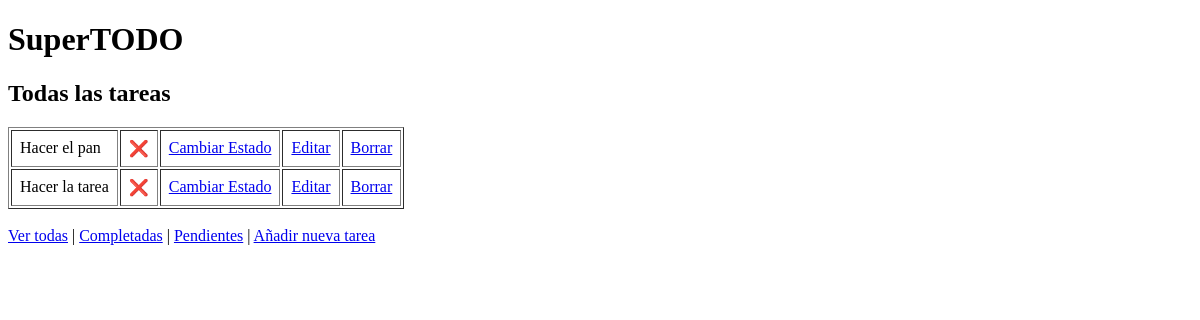
/tasks/, run on an earlier commit of the app's database.
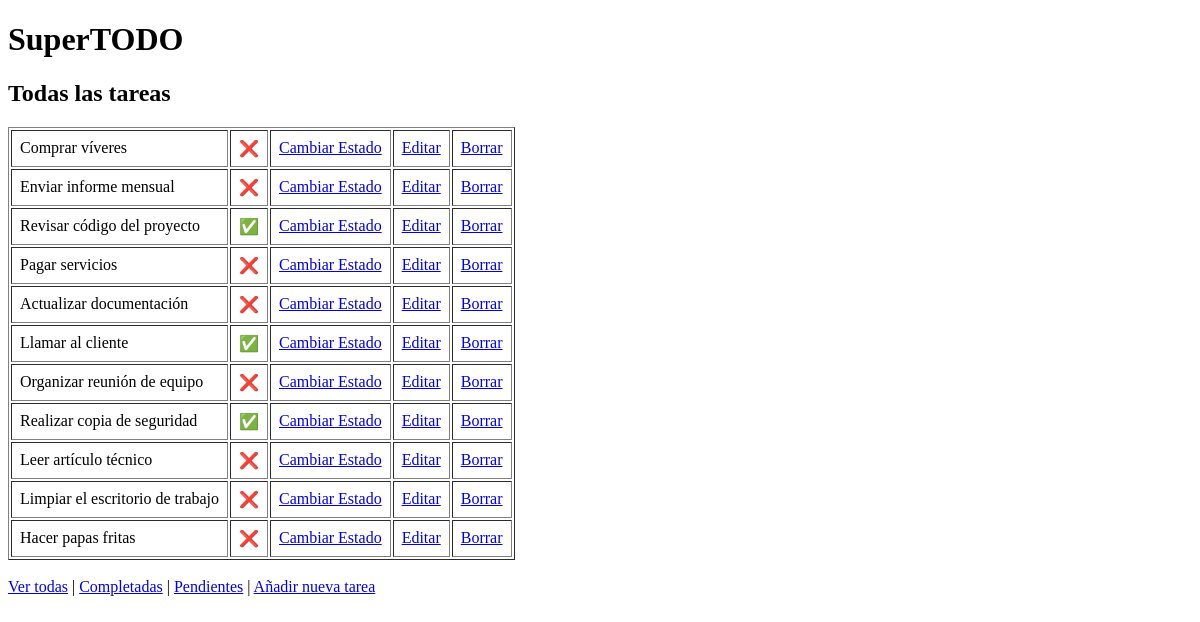
And on a later commit of the database.
### tasks/models.py (models this page shows, shortened)
class Task(models.Model):
    name = models.CharField(max_length=100)
    description = models.TextField(blank=True)
    slug = models.SlugField(unique=True)
    completed = models.BooleanField(default=False)
    created_at = models.DateTimeField(auto_now_add=True)
    updated_at = models.DateTimeField(auto_now=True)

### tasks/views.py (the view)
# urls.py: path('', views.task_list, name='task-list'),
def task_list(request):
    tasks = Task.objects.all()
    return render(request, 'tasks/task/list.html', {'tasks': tasks})

### tasks/templates/tasks/task/list.html
{% extends "base.html" %}
{% load static %}
{% block content %}
  {% include "header.html" with subtitle="Todas las tareas" %}
    <table border="1" cellpadding="8">
        {% for task in tasks %}
          <tr>
            <td>{{ task.name }}</td>
            <td>
              {% if task.completed %}
                ✅
              {% else %}
                ❌
              {% endif %}
            </td>
            <td>
              <a href="{% url 'tasks:toogle-task' task.slug %}">Cambiar Estado</a>
            </td>
            <td>
              <a href="{% url 'tasks:edit-task' task.slug %}">Editar</a>
            </td>
            <td>
              <a href="{% url 'tasks:delete-task' task.slug %}">Borrar</a>
            </td>
          </tr>
        {% empty %}
        <p>Nada que hacer. ¡Enhorabuena!</p>
        {% endfor %}
    </table>
  <br>
  <div>
    <a href="{% url 'tasks:task-list' %}">Ver todas</a> |
    <a href="{% url 'tasks:task-list-completed' %}">Completadas</a> |
    <a href="{% url 'tasks:task-list-pending' %}">Pendientes</a> |
    <a href="{% url 'tasks:add-task' %}">Añadir nueva tarea</a>
  </div>
{% endblock %}

### shared/templates/base.html (shortened to what this page needs)
<!DOCTYPE html>
<html lang="en">
<head>
</head>
<body>
  {% block content %}{% endblock %}
</body>
</html>

### shared/templates/header.html (shortened to what this page needs)
<!DOCTYPE html>
<html lang="en">
<head>
</head>
<body>
  <div>
    <h1>SuperTODO</h1>
    <h2>{{ subtitle }}</h2>
  </div>
</body>
</html>

What changed in the data, as far as the page shows it:
removed Task: name "Hacer el pan"
removed Task: name "Hacer la tarea"
added Task: name "Comprar víveres"
added Task: name "Enviar informe mensual"
added Task: name "Revisar código del proyecto"
added Task: name "Pagar servicios"
added Task: name "Actualizar documentación"
added Task: name "Llamar al cliente"
added Task: name "Organizar reunión de equipo"
added Task: name "Realizar copia de seguridad"
added Task: name "Leer artículo técnico"
added Task: name "Limpiar el escritorio de trabajo"
added Task: name "Hacer papas fritas"
